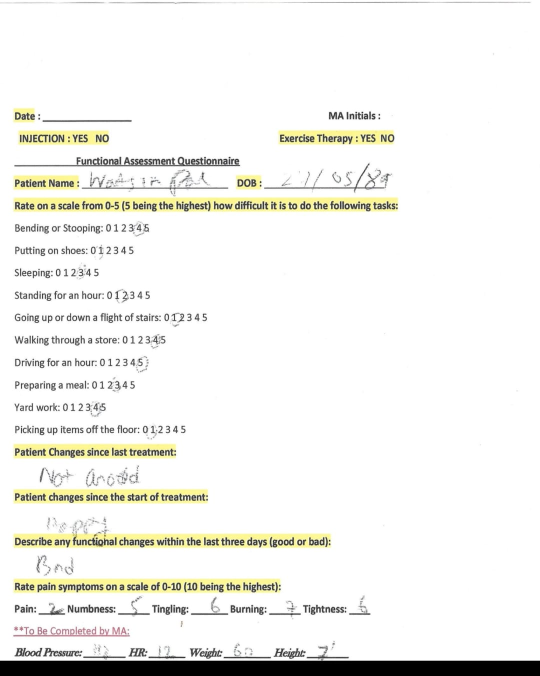
#> input picture sample_form.jpg, 1080 x 1352 px (shown at 1/2 size)
$ python ocr_extraction.py
#> lines starting #> are read from the running program, lines starting #| are printed output that depends on the picture; after the words box and inside, x2 and y2 are one past the last pixel; in counts of white or black regions, pixels touching at a corner belong together
import cv2
import pytesseract
import numpy as np
import json
from datetime import datetime
from PIL import Image

class FormProcessor:
    def __init__(self, image_path):
#> called with image_path = 'sample_form.jpg'
        self.image_path = image_path
        self.image = cv2.imread(image_path)
#> self.image is the input picture: shape (1352, 1080, 3); mean B, G, R 237.5, 241.4, 241.7
        if self.image is None:
            raise FileNotFoundError(f"Could not open image: {image_path}")
        self.processed_data = {}

        # Ensure Tesseract path is set correctly (Windows only)
        pytesseract.pytesseract.tesseract_cmd = r"C:\\Program Files\\Tesseract-OCR\\tesseract.exe"

    def preprocess_image(self):
        """Preprocess image for better OCR results"""
        gray = cv2.cvtColor(self.image, cv2.COLOR_BGR2GRAY)
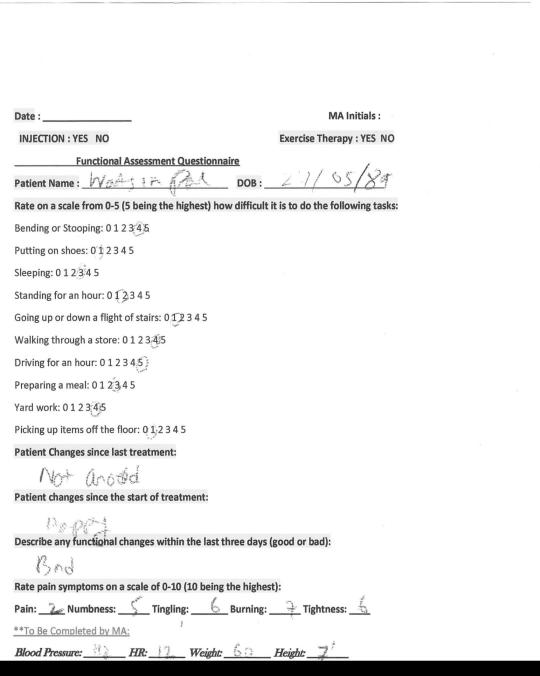
#> gray: shape (1352, 1080) (shown at 1/2 size); min 0, max 255, mean 241.1
        denoised = cv2.fastNlMeansDenoising(gray, h=30)
        _, binary = cv2.threshold(denoised, 0, 255, cv2.THRESH_BINARY + cv2.THRESH_OTSU)
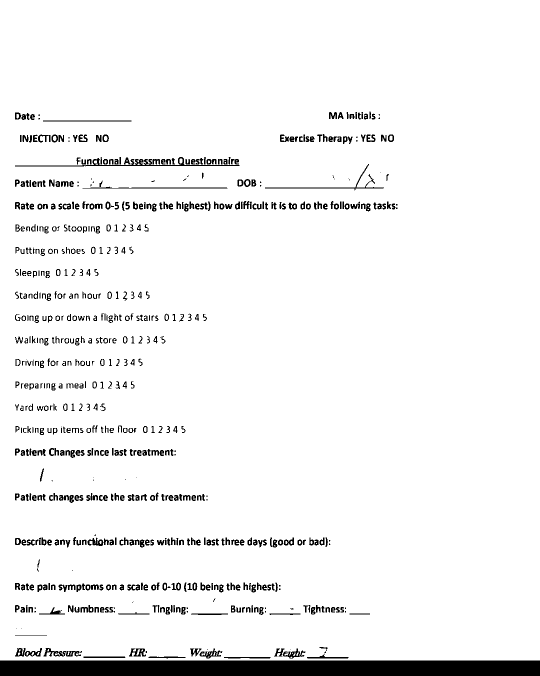
#> binary: shape (1352, 1080) (shown at 1/2 size); 94.6% white; 668 black regions (74 under 20 px), largest, box (x1, y1, x2, y2) and area: (0, 1321, 1080, 1352) 33480, (30, 314, 479, 333) 1454, (530, 328, 768, 381) 681
        return binary

    def get_field_roi(self, y1, y2, x1, x2):
        """Extract Region of Interest (ROI) from image"""
#> called with y1 = 100, y2 = 130, x1 = 200, x2 = 400
        return self.image[y1:y2, x1:x2]
#> returned value: shape (30, 200, 3); every value is 255

    def extract_text_field(self, roi):
        """Extract text from an image region"""
        text = pytesseract.image_to_string(roi, config='--psm 6').strip()
        return text if text else "N/A"

    def extract_patient_info(self):
        """Extract patient information"""
        try:
            name_roi = self.get_field_roi(100, 130, 200, 400)
            dob_roi = self.get_field_roi(100, 130, 500, 600)
#> (the call stopped at in extract_text_field, `text = pytesseract.image_to_string(roi, config='--psm 6').strip()`: pytesseract is not available in this run)
            self.processed_data['patient_name'] = self.extract_text_field(name_roi)
            self.processed_data['dob'] = self.extract_text_field(dob_roi)
        except Exception as e:
            print(f"Error extracting patient info: {str(e)}")

    def extract_difficulty_ratings(self):
        """Extract difficulty ratings"""
        ratings = {}
        tasks = ['bending', 'putting_on_shoes', 'sleeping', 'standing',
                 'stairs', 'walking', 'driving', 'preparing_meal', 'yard_work', 'picking_up_items']

        y_start = 150
        y_increment = 30
        for i, task in enumerate(tasks):
            try:
                roi = self.get_field_roi(y_start + i*y_increment, y_start + (i+1)*y_increment, 400, 500)
                value = int(self.extract_text_field(roi)) if self.extract_text_field(roi).isdigit() else 0
                ratings[task] = value
            except Exception:
                ratings[task] = 0
#> after the loop, ratings = 0 items
#> (the call stopped at in extract_text_field, `text = pytesseract.image_to_string(roi, config='--psm 6').strip()`: pytesseract is not available in this run)

        self.processed_data['difficulty_ratings'] = ratings

    def extract_pain_symptoms(self):
        """Extract pain symptoms"""
        symptoms = {}
        pain_types = ['pain', 'numbness', 'tingling', 'burning', 'tightness']

        y_start = 700
        for i, pain_type in enumerate(pain_types):
            try:
                roi = self.get_field_roi(y_start, y_start + 30, 200 + i*100, 250 + i*100)
                value = int(self.extract_text_field(roi)) if self.extract_text_field(roi).isdigit() else 0
                symptoms[pain_type] = value
            except Exception:
                symptoms[pain_type] = 0
#> this loop made 1 pass
#> pass 1, in extract_pain_symptoms, `roi = self.get_field_roi(y_start, y_start + 30, 200 + i*100, 250 + i*1..`:
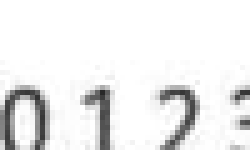
#> roi: shape (30, 50, 3) (shown 5 times larger); min 40, max 255, mean 236.3
#> after the loop, symptoms = 0 items
#> (the call stopped at in extract_text_field, `text = pytesseract.image_to_string(roi, config='--psm 6').strip()`: pytesseract is not available in this run)

        self.processed_data['pain_symptoms'] = symptoms

    def extract_medical_data(self):
        """Extract medical assistant data"""
        medical_data = {}
        fields = ['blood_pressure', 'hr', 'weight', 'height']

        y_start = 800
        for i, field in enumerate(fields):
            try:
                roi = self.get_field_roi(y_start, y_start + 30, 200 + i*100, 250 + i*100)
                value = self.extract_text_field(roi)
                medical_data[field] = value
            except Exception:
                medical_data[field] = "N/A"
#> this loop made 1 pass
#> pass 1, in extract_medical_data, `roi = self.get_field_roi(y_start, y_start + 30, 200 + i*100, 250 + i*1..`:
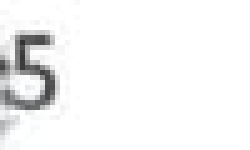
#> roi: shape (30, 50, 3) (shown 5 times larger); mean of channels 0, 1, 2 244.9, 244.8, 244.7; drawn as B, G, R
#> after the loop, medical_data = 0 items

        self.processed_data['medical_assistant_data'] = medical_data

    def process_form(self):
        """Process entire form"""
        print("Processing form...")
        preprocessed = self.preprocess_image()
        self.extract_patient_info()
        self.extract_difficulty_ratings()
        self.extract_pain_symptoms()
        self.extract_medical_data()
#> (the call stopped at in extract_text_field, `text = pytesseract.image_to_string(roi, config='--psm 6').strip()`: pytesseract is not available in this run)

        self.processed_data['processed_at'] = datetime.now().isoformat()
        return self.processed_data

    def save_to_json(self, output_path='processed_form.json'):
        """Save processed data to JSON file"""
        try:
            with open(output_path, 'w') as f:
                json.dump(self.processed_data, f, indent=4)
            print(f"Data saved to {output_path}")
        except Exception as e:
            print(f"Error saving JSON file: {str(e)}")


def main():
    try:
        processor = FormProcessor('sample_form.jpg')
        data = processor.process_form()
        processor.save_to_json()
        print("Form processed successfully!")
        print(json.dumps(data, indent=4))
    except FileNotFoundError as fnf_error:
        print(f"File error: {str(fnf_error)}")
    except Exception as e:
        print(f"Error processing form: {str(e)}")


if __name__ == "__main__":
    main()
